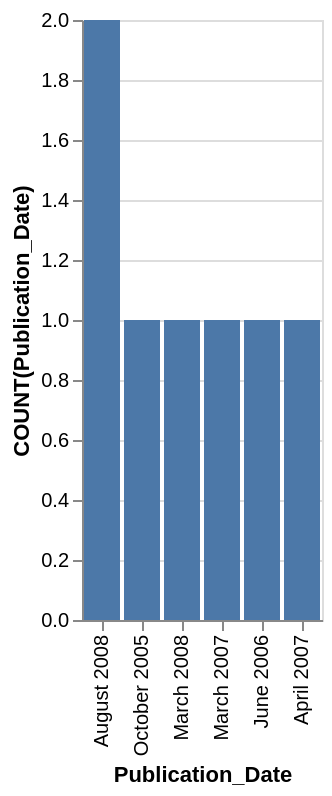

Write a Vega-Lite specification for this figure.
### Vega-Lite specification from a JSON file in a GitHub repository (floating-point values rounded to 4 significant figures)
{"data": {"values": [{"x_data": "August 2008", "y_data": 2}, {"x_data": "October 2005", "y_data": 1}, {"x_data": "March 2008", "y_data": 1}, {"x_data": "March 2007", "y_data": 1}, {"x_data": "June 2006", "y_data": 1}, {"x_data": "April 2007", "y_data": 1}]}, "mark": "bar", "encoding": {"x": {"field": "x_data", "type": "nominal", "title": "Publication_Date", "sort": {"op": "sum", "field": "y_data", "order": "descending"}}, "y": {"field": "y_data", "type": "quantitative", "title": "COUNT(Publication_Date)"}}}
